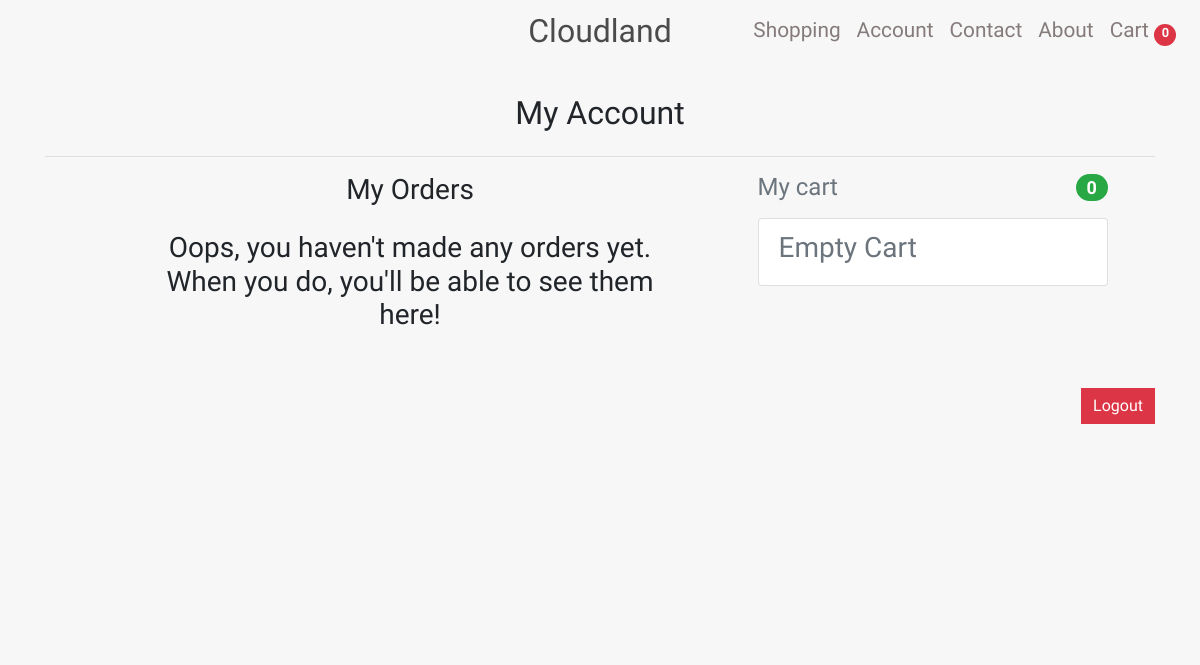
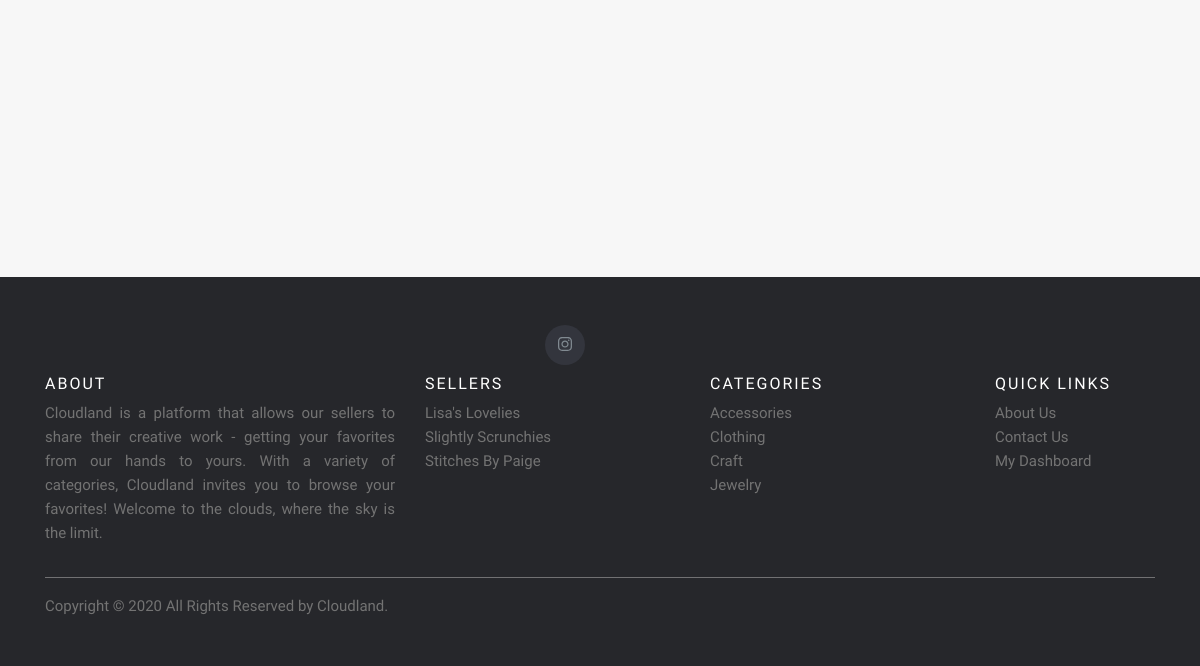
/accounts/dashboard/ (signed in), run on an earlier commit of the app's database (2 pictures, top to bottom).
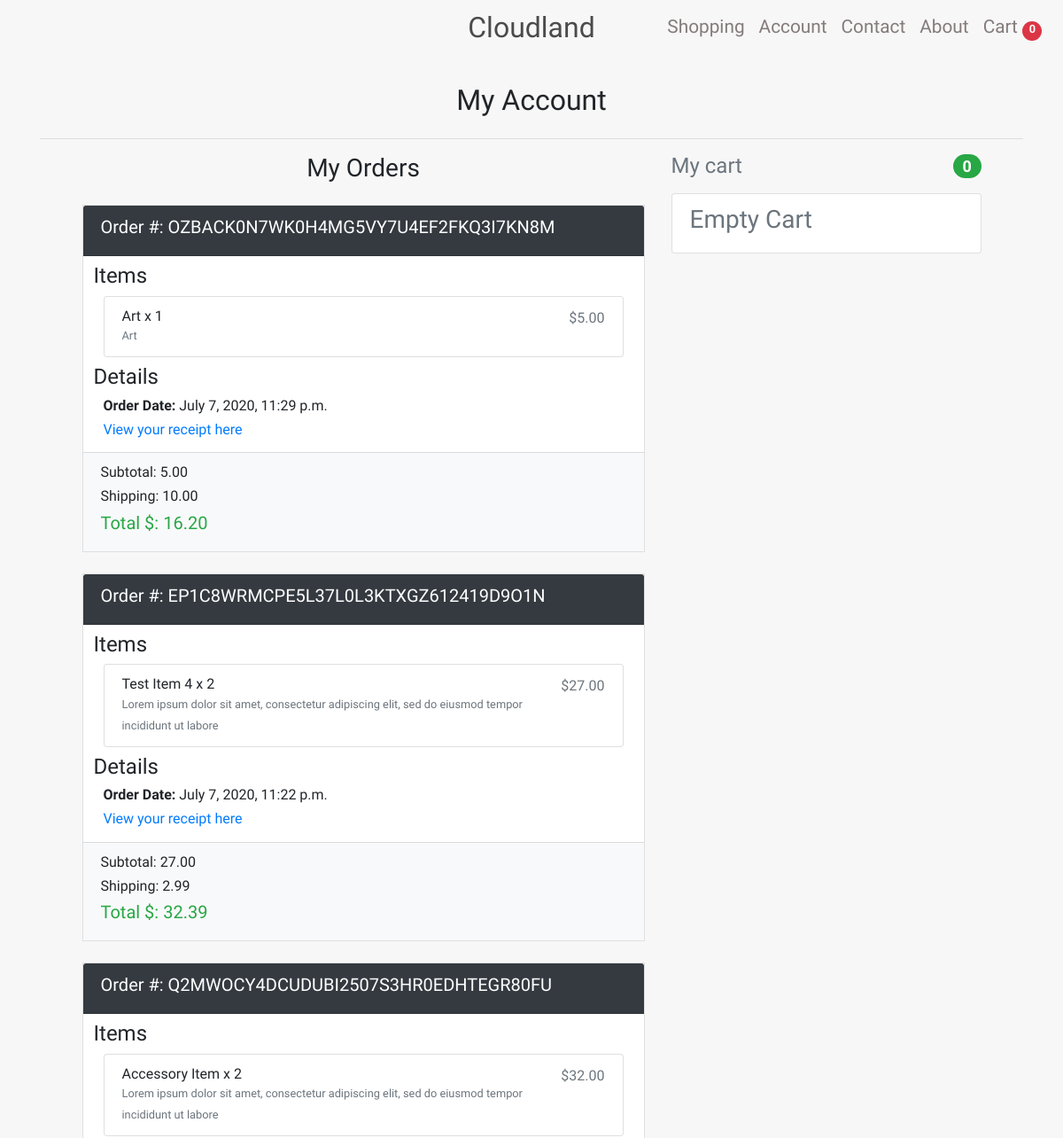
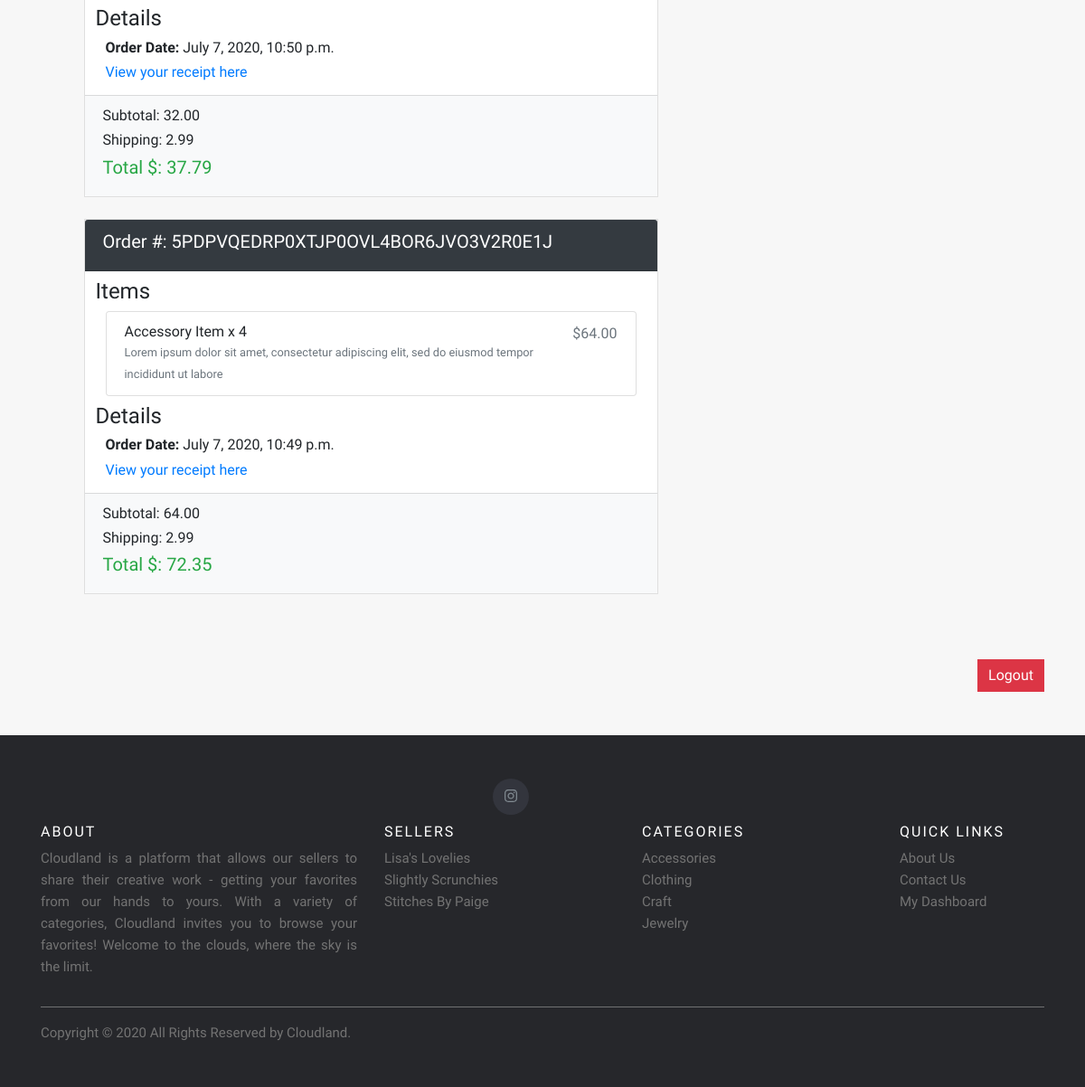
And on a later commit of the database (2 pictures, top to bottom).
### store/models.py (models this page shows, shortened)
class Seller(models.Model):
    user = models.OneToOneField(User, on_delete=models.CASCADE, null=True)
    profile_picture = models.ImageField(upload_to='seller_profiles', help_text="Upload your profile picture for our about page", blank=True, null=True)
    bio_description = models.TextField(max_length=500, default="", help_text="Brief bio describing who you are and what you do")
    seller_full_name = models.CharField(max_length=50)
    seller_listing_name = models.CharField(max_length=50)
    email = models.EmailField(max_length=50)
    date_added = models.DateField(auto_now_add=True)
    slug = models.SlugField(null=True, unique=True)
    is_active = models.BooleanField(default=True)

class Category(models.Model):
    name = models.CharField(max_length=30)
    slug = models.SlugField(null=False, unique=True)
    class Meta:
        verbose_name_plural = "Categories"

class Product(models.Model):
    product_id = models.AutoField(primary_key=True)
    product_name = models.CharField(max_length=30, help_text="Limit 30 characters")
    seller = models.ForeignKey(Seller, on_delete=models.CASCADE, null=True, blank=True)
    category = models.ManyToManyField(Category, help_text="Hold down “Control”, or “Command” on a Mac, to select more than one.")
    price = models.DecimalField(max_digits=6, decimal_places=2)
    shipping_cost = models.DecimalField(max_digits=6, decimal_places=2)
    description_short = models.TextField(max_length=100, default="", help_text="Limit 100 characters: Brief discription of the item")
    description_full = models.TextField(max_length=1000, default="", help_text="Your full item description when item details are viewed")
    product_image = models.ImageField(upload_to='product_images', help_text="There are no image size restrictions, but sqaure images will always render without any cropping.")
    date_listed = models.DateTimeField(auto_now_add=True)
    quantity = models.PositiveIntegerField(help_text="Quantity available - Default 1", default=1)
    total_purchases = models.PositiveIntegerField(default=0)

### orders/models.py (models this page shows, shortened)
class Order(models.Model):
    order_id = models.CharField(max_length=120, default='ABC', unique=True)
    cart = models.ForeignKey(Cart, on_delete=models.CASCADE)
    status = models.CharField(max_length=120, choices=STATUS_CHOICES, default='Started')
    user = models.ForeignKey(settings.AUTH_USER_MODEL, blank=True, null=True, on_delete=models.CASCADE)
    shipping_address = models.ForeignKey(UserAddress, on_delete=models.CASCADE, blank=True, null=True)
    billing_address = models.ForeignKey(UserBillingAddress, on_delete=models.CASCADE, blank=True, null=True)
    sub_total = models.DecimalField(default=0.00, max_digits=5, decimal_places=2)
    shipping = models.DecimalField(default=0.00, max_digits=5, decimal_places=2)
    order_tax = models.DecimalField(default=0.00, max_digits=5, decimal_places=2)
    order_total = models.DecimalField(default=0.00, max_digits=5, decimal_places=2)
    order_receipt_link = models.CharField(max_length=240, null=True, blank=True)
    timestamp_created = models.DateTimeField(auto_now_add=True, auto_now=False)
    timestamp_completed = models.DateTimeField(auto_now_add=False, auto_now=True)

### carts/models.py (models this page shows, shortened)
class CartItem(models.Model):
    cart = models.ForeignKey('Cart', on_delete=models.CASCADE)
    product = models.ForeignKey(Product, on_delete=models.CASCADE)
    quantity = models.IntegerField(default=0)
    line_total = models.DecimalField(default=0.00, max_digits=5, decimal_places=2)

### accounts/views.py (the view)
# urls.py: path('dashboard/', views.dashboard, name='accounts-dashboard'),
@login_required
def dashboard(request):
    try:
        cartID = request.session['cart_id']
        cart = Cart.objects.get(id=cartID)
    except:
        cartID = None
    if cartID != None:
        cart = Cart.objects.get(id=cartID)
        args = {
            'cart': cart,
        }
        return render(request, 'accounts/dashboard.html', args)
    else:
        return render(request, 'accounts/dashboard.html')

### store/context_processors.py (called while the page is built)
def add_variables_to_context(request):
    return {
        'sellers': sellers,
        'categories': categories,
    }

### accounts/templates/accounts/dashboard.html (shortened to what the changed rows need)
{% extends "store/base.html" %}
{% load static %}
{% block styles %}
<link href="{% static 'accounts/css/dashboard-styles.css' %}" rel="stylesheet"> {% endblock styles %}
{% block content %}
<div class="container" style="min-height: 100vh;">
    <div class="my-4 text-center">
        <h2>My Account</h2>
    </div>
    <div class="row justify-content-center">
        <div class="col-md-7 order-md-1">
            <h3 class="text-center">My Orders</h3>
            {% if user.order_set.all|length != 0 %}
            {% for order in user.order_set.all reversed %}
            {% if order.status == 'Complete' %}
            <div class="card rounded-0 my-4">
                <div class="card-header bg-dark text-white">
                    <h5>Order #: {{ order.order_id }}</h5>
                </div>
                <div class="card-body p-2">
                    <h4 class="ml-1">Items</h4>
                    <div class="col-12">
                        {% for item in order.cart.cartitem_set.all %}
                        <li class="list-group-item d-flex justify-content-between lh-condensed">
                            <div>
                                <h6 class="my-0">{{ item.product.product_name }} x {{ item.quantity }}</h6>
                                <small class="text-muted">{{ item.product.description_short }}</small>
                            </div>
                            <span class="text-muted">${{ item.line_total }}</span>
                        </li>
                        {% endfor %}
                    </div>
                    <h4 class="ml-1 mt-2">Details</h4>
                    <div class="col-12">
                        <h6><b>Order Date:</b> {{ order.timestamp_completed }}</h6>
                        <h6><a href="{{ order.order_receipt_link }}" target="_blank">View your receipt here</a></h6>
                    </div>
                </div>
                <div class="card-footer bg-light">
                    <h6>Subtotal: {{ order.sub_total }}</h6>
                    <h6>Shipping: {{ order.shipping }}</h6>
                    <h5 class="text-success">Total $: {{ order.order_total }}</h5>
                </div>
            </div>
            {% endif %}
            {% endfor %}
            {% else %}
            <h3 class="text-center mt-4 mx-5">Oops, you haven't made any orders yet. When you do, you'll be able to see them here!</h3>
            {% endif %}
        </div>
    </div>
</div>
{% endblock content %}

### store/templates/store/base.html (shortened to what the changed rows need)
{% load static %}
<!DOCTYPE html>
<html lang="en">
<head>
    <link href="{% static 'store/vendor/bootstrap/css/bootstrap.min.css' %}" rel="stylesheet">
    <link href="{% static 'store/css/base-styles.css' %}" rel="stylesheet">
    <link rel="stylesheet" href="https://cdnjs.cloudflare.com/ajax/libs/font-awesome/4.7.0/css/font-awesome.min.css">
    <link href="http://maxcdn.bootstrapcdn.com/bootstrap/4.1.1/css/bootstrap.min.css" rel="stylesheet" id="bootstrap-css">
    {% block styles %}{% endblock styles %}
</head>
<body>
    <div id="top">
        {% block content %} {% endblock content %}
    </div>
</body>
<footer class="site-footer py-5 mt-5">
    <div class="container">
        <div class="row">
            <div class="col-md-3 col-sm-4 col-4">
                <ul class="footer-links">
                    {% for seller in sellers %}
                    <li>
                        <a id="{{ seller.slug }}" href="{% url 'store-products-page-filter-category' seller.slug %}">{{ seller.seller_listing_name }}</a>
                    </li>
                    {% endfor %}
                </ul>
            </div>
            <div class="col-md-3 col-sm-4 col-4">
                <ul class="footer-links">
                    {% for category in categories %}
                    <li>
                        <a id="{{ category.slug }}" href="{% url 'store-products-page-filter-category' category.slug %}">{{ category.name }}</a>
                    </li>
                    {% endfor %}
                </ul>
            </div>
        </div>
    </div>
</footer>
</html>

What changed in the data, as far as the page shows it:
added Order: order_id "OZBACK0N7WK0H4MG5VY7U4EF2FKQ3I7KN8M", timestamp_completed "July 7, 2020, 11:29 p.m.", sub_total "5.00", shipping "10.00", order_total "16.20"
added CartItem: product.product_name "Art", quantity "1", product.description_short "Art", line_total "5.00", shown under "OZBACK0N7WK0H4MG5VY7U4EF2FKQ3I7KN8M"
added Order: order_id "EP1C8WRMCPE5L37L0L3KTXGZ612419D9O1N", timestamp_completed "July 7, 2020, 11:22 p.m.", sub_total "27.00", shipping "2.99", order_total "32.39"
added CartItem: product.product_name "Test Item 4", quantity "2", product.description_short "Lorem ipsum dolor sit amet, consectetur adipiscing elit, sed do eiusmod tempor incididunt ut labore", line_total "27.00", shown under "EP1C8WRMCPE5L37L0L3KTXGZ612419D9O1N"
added Order: order_id "Q2MWOCY4DCUDUBI2507S3HR0EDHTEGR80FU", timestamp_completed "July 7, 2020, 10:50 p.m.", sub_total "32.00", shipping "2.99", order_total "37.79"
added CartItem: product.product_name "Accessory Item", quantity "2", product.description_short "Lorem ipsum dolor sit amet, consectetur adipiscing elit, sed do eiusmod tempor incididunt ut labore", line_total "32.00", shown under "Q2MWOCY4DCUDUBI2507S3HR0EDHTEGR80FU"
added Order: order_id "5PDPVQEDRP0XTJP0OVL4BOR6JVO3V2R0E1J", timestamp_completed "July 7, 2020, 10:49 p.m.", sub_total "64.00", shipping "2.99", order_total "72.35"
added CartItem: product.product_name "Accessory Item", quantity "4", product.description_short "Lorem ipsum dolor sit amet, consectetur adipiscing elit, sed do eiusmod tempor incididunt ut labore", line_total "64.00", shown under "5PDPVQEDRP0XTJP0OVL4BOR6JVO3V2R0E1J"
Also different on the page:
text no longer shown: "Oops, you haven't made any orders yet. When you do, you'll be able to see them here!"
